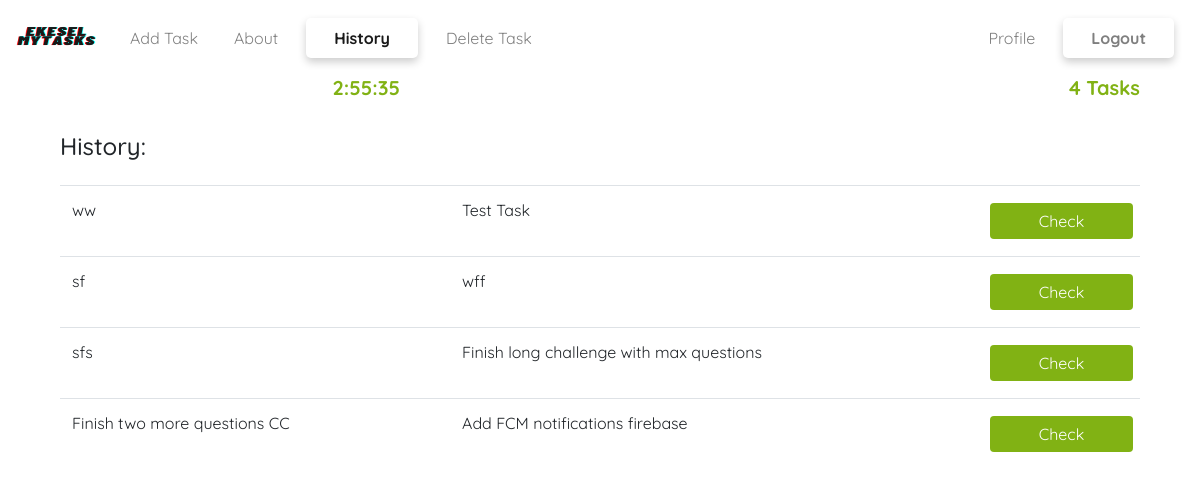
/history/ (signed in), run on the app's committed database.
### taskapp/models.py (models this page shows, shortened)
class tasks(models.Model):
    user = models.ForeignKey(User,on_delete=models.CASCADE)
    title = models.CharField(max_length=1000)
    desc = models.CharField(max_length=10000)
    date = models.DateField(auto_now_add=True)
    check = models.BooleanField(default=False)
    types = models.CharField(choices=types,default='Normal',max_length=100)
    class Meta:
        ordering = ['-pk']
        verbose_name_plural = "Task Manager"

### taskapp/views.py (the view)
# urls.py: path('history/',history,name="history"),
def history(request):
    user = request.user
    if user.is_authenticated:
        obj = tasks.objects.filter(user=user,date__lt=datetime.date.today())
        parms = {
            "tasks":obj,
            "countz":obj.count(),
        }
        return render(request,'history.html',parms)
    else:
        return redirect('account_login')

### templates/history.html (shortened to what this page needs)
{% extends "account/base.html" %}
{%load static %}
{% load i18n %}
{% block content %}
<div class="container main-box">
 <div class="container">
      <div class="row">
      <div class="col-sm-4">
      <h5 id="time" class="text-right font-weight-bold" style="color: #81B214;"></h5>
      </div>
        <div class="col-sm-8 mb-3" align="right">
          <h5 class="text-right font-weight-bold" style="color: #81B214;">
            {{countz}} Tasks
          </h5>
        </div>
      </div>
      <h4 class="my-2">History:</h4>
      <table class="table mt-4">
        <tbody>
          {% for match in tasks%}
          <tr>
            <td>{{match.title}}</td>
            <td>{{match.desc}}</td>
            <form action="" method="POST">
            {% if match.check == True %}
            <input type="hidden" name="check" value="False">
            <input type="hidden" name="taskid" value="{{match.id}}">
            <td><button class="btn btn-primary btn-block login-button" type="submit">Uncheck</button></td>
            {%else%}
            <td><button class="btn btn-primary btn-block login-button" type="submit">Check</button></td>
            {%endif%}
            </form>
          </tr>
          {% empty %}
          <h6>Uhhh, Add some tasks First!</h6>
          {%endfor%}
        </tbody>
      </table>
    </div>
  {% endblock %}

### static/style.css (style rules this page uses)
* { padding: 0; margin: 0; box-sizing: border-box; }
body { font-family: 'Quicksand'; }
.main-box { display: flex; flex-direction: column; align-items: center; justify-content: center; }
.login-button { color: white; background-color: #81B214; border: none; margin-top: 10px; margin: 5px; }

### data on the page
tasks: title "ww", desc "Test Task"
tasks: title "sf", desc "wff"
tasks: title "sfs", desc "Finish long challenge with max questions"
tasks: title "Finish two more questions CC", desc "Add FCM notifications firebase"

### other printed values
{{ countz }} "4"
